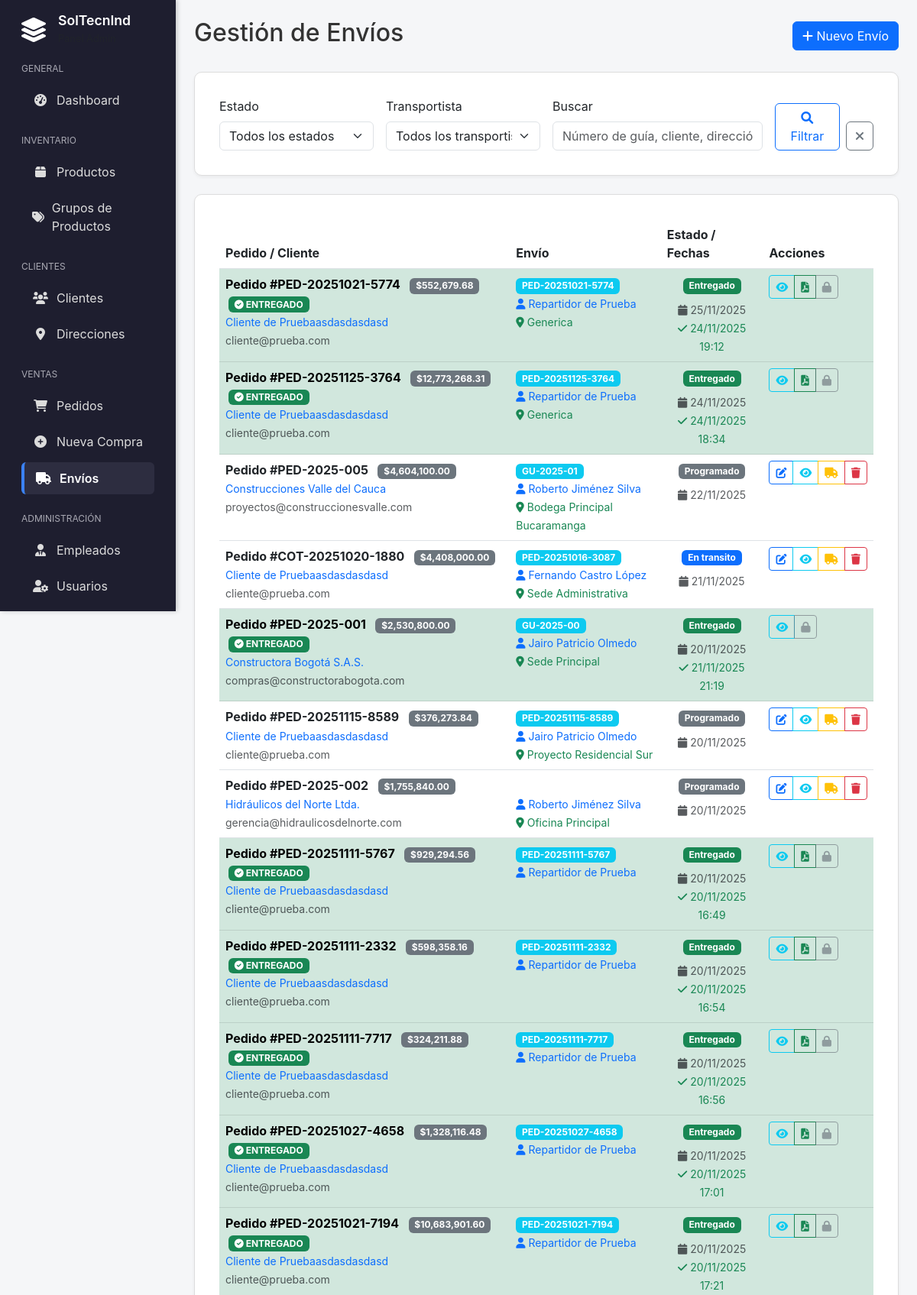
/admin/envios.php (upper part), run on the app's committed database.
### tables this page shows
CREATE TABLE `envios` (
  `id` int(11) NOT NULL,
  `pedido_id` int(11) DEFAULT NULL,
  `orden_venta_id` int(11) DEFAULT NULL,
  `numero_guia` varchar(100) DEFAULT NULL,
  `transportista` varchar(255) DEFAULT NULL,
  `repartidor_id` int(11) DEFAULT NULL,
  `fecha_programada` date DEFAULT curdate(),
  `fecha_salida` datetime DEFAULT NULL,
  `fecha_entrega_real` datetime DEFAULT NULL,
  `estado` enum('programado','en_preparacion','en_transito','entregado','fallido','devuelto') DEFAULT 'programado',
  `direccion_entrega_id` int(11) DEFAULT NULL,
  `receptor_nombre` varchar(255) DEFAULT NULL,
  `receptor_documento` varchar(50) DEFAULT NULL,
  `observaciones` text DEFAULT NULL,
  `costo_envio` decimal(12,2) DEFAULT 0.00,
  `created_at` timestamp NOT NULL DEFAULT current_timestamp(),
  `updated_at` timestamp NOT NULL DEFAULT current_timestamp() ON UPDATE current_timestamp()
);

CREATE TABLE `pedidos` (
  `id` int(11) NOT NULL,
  `numero_documento` varchar(50) NOT NULL COMMENT 'Número único compartido con orden_venta',
  `cliente_id` int(11) NOT NULL,
  `empleado_id` int(11) DEFAULT NULL,
  `estado` enum('borrador','confirmado','en_preparacion','listo_envio','enviado','entregado','cancelado') DEFAULT 'borrador',
  `fecha_pedido` datetime DEFAULT current_timestamp(),
  `fecha_entrega_estimada` date DEFAULT NULL,
  `subtotal` decimal(12,2) NOT NULL DEFAULT 0.00,
  `descuento_porcentaje` decimal(5,2) NOT NULL DEFAULT 0.00,
  `descuento_total` decimal(12,2) DEFAULT 0.00,
  `impuestos_total` decimal(12,2) DEFAULT 0.00,
  `total` decimal(12,2) NOT NULL DEFAULT 0.00,
  `direccion_entrega_id` int(11) DEFAULT NULL,
  `observaciones` text DEFAULT NULL,
  `pedido_template` tinyint(1) DEFAULT 0 COMMENT 'Marcar como plantilla para re-pedidos',
  `nombre_template` varchar(100) DEFAULT NULL COMMENT 'Nombre de la plantilla',
  `created_at` timestamp NOT NULL DEFAULT current_timestamp(),
  `updated_at` timestamp NOT NULL DEFAULT current_timestamp() ON UPDATE current_timestamp()
);

CREATE TABLE `clientes` (
  `id` int(11) NOT NULL,
  `nombre` varchar(255) NOT NULL,
  `numero_documento` varchar(50) NOT NULL,
  `tipo_documento` enum('CC','NIT','CE','TI') DEFAULT 'CC',
  `email` varchar(255) DEFAULT NULL,
  `telefono` varchar(20) DEFAULT NULL,
  `direccion_principal` text DEFAULT NULL,
  `ciudad` varchar(100) DEFAULT NULL,
  `contacto_principal` varchar(255) DEFAULT NULL,
  `empleado_asignado` int(11) DEFAULT NULL,
  `activo` tinyint(1) DEFAULT 1,
  `created_at` timestamp NOT NULL DEFAULT current_timestamp(),
  `updated_at` timestamp NOT NULL DEFAULT current_timestamp() ON UPDATE current_timestamp()
);

CREATE TABLE `empleados` (
  `id` int(11) NOT NULL,
  `nombre` varchar(255) NOT NULL,
  `email` varchar(255) NOT NULL,
  `telefono` varchar(20) DEFAULT NULL,
  `cargo` enum('admin','repartidor') NOT NULL DEFAULT 'admin',
  `activo` tinyint(1) DEFAULT 1,
  `created_at` timestamp NOT NULL DEFAULT current_timestamp(),
  `updated_at` timestamp NOT NULL DEFAULT current_timestamp() ON UPDATE current_timestamp()
);

CREATE TABLE `direcciones_clientes` (
  `id` int(11) NOT NULL,
  `cliente_id` int(11) NOT NULL,
  `nombre` varchar(100) NOT NULL COMMENT 'Nombre identificador de la dirección',
  `direccion` text NOT NULL,
  `ciudad` varchar(100) NOT NULL,
  `departamento` varchar(100) DEFAULT NULL,
  `codigo_postal` varchar(20) DEFAULT NULL,
  `telefono` varchar(20) DEFAULT NULL,
  `contacto_receptor` varchar(255) DEFAULT NULL COMMENT 'Nombre de la persona que recibe en esta direcci??n',
  `documento_receptor` varchar(50) DEFAULT NULL COMMENT 'Documento de identidad del receptor',
  `zona_entrega` varchar(50) DEFAULT NULL COMMENT 'Norte, Sur, Centro, etc.',
  `tiempo_entrega_estimado` int(11) DEFAULT NULL COMMENT 'Días hábiles estimados',
  `es_principal` tinyint(1) DEFAULT 0,
  `es_facturacion` tinyint(1) DEFAULT 0,
  `es_envio` tinyint(1) DEFAULT 1,
  `activo` tinyint(1) DEFAULT 1,
  `created_at` timestamp NOT NULL DEFAULT current_timestamp(),
  `updated_at` timestamp NOT NULL DEFAULT current_timestamp() ON UPDATE current_timestamp()
);

### admin/envios.php (the view, shortened to what this page needs)
<?php
require_once '../includes/LayoutManager.php';
$pdo = getConnection();
$search = $_GET['search'] ?? '';
$where_conditions = [];
$params = [];
$where_clause = !empty($where_conditions) ? "WHERE " . implode(" AND ", $where_conditions) : "";
$sql = "SELECT e.*,
               p.numero_documento as pedido_numero,
               p.cliente_id,
               c.nombre as cliente_nombre,
               c.email as cliente_email,
               p.total as pedido_total,
               emp.nombre as repartidor_nombre,
               dir.nombre as direccion_nombre,
               dir.direccion as direccion_texto,
               dir.ciudad as direccion_ciudad,
               ent.id as entrega_realizada_id,
               comp.pdf_path as comprobante_pdf
        FROM envios e
        INNER JOIN pedidos p ON e.pedido_id = p.id
        INNER JOIN clientes c ON p.cliente_id = c.id
        LEFT JOIN empleados emp ON e.repartidor_id = emp.id
        LEFT JOIN direcciones_clientes dir ON e.direccion_entrega_id = dir.id
        LEFT JOIN entregas ent ON ent.envio_id = e.id
        LEFT JOIN comprobantes_entrega comp ON comp.entrega_id = ent.id
        {$where_clause}
        ORDER BY e.fecha_programada DESC";
$stmt = $pdo->prepare($sql);
$stmt->execute($params);
$envios = $stmt->fetchAll();
?>
<div class="d-flex justify-content-between align-items-center mb-4">
    <h2>Gestión de Envíos</h2>
    <button class="btn btn-primary" data-bs-toggle="modal" data-bs-target="#modalEnvio">
        <i class="fas fa-plus"></i> Nuevo Envío
    </button>
</div>
<div class="card mb-4">
    <div class="card-body">
        <form method="GET" class="row g-3">
            <div class="col-md-3">
                <label for="estado" class="form-label">Estado</label>
                <select class="form-select" id="estado" name="estado">
                    <option value="">Todos los estados</option>
                </select>
            </div>
            <div class="col-md-3">
                <label for="transportista" class="form-label">Transportista</label>
                <select class="form-select" id="transportista" name="transportista">
                    <option value="">Todos los transportistas</option>
                </select>
            </div>
            <div class="col-md-4">
                <label for="search" class="form-label">Buscar</label>
                <input type="text" class="form-control" id="search" name="search"
                       value="<?php echo htmlspecialchars($search); ?>"
                       placeholder="Número de guía, cliente, dirección...">
            </div>
            <div class="col-md-2 d-flex align-items-end">
                <button type="submit" class="btn btn-outline-primary me-2">
                    <i class="fas fa-search"></i> Filtrar
                </button>
                <a href="envios.php" class="btn btn-outline-secondary">
                    <i class="fas fa-times"></i>
                </a>
            </div>
        </form>
    </div>
</div>
<div class="card">
    <div class="card-body">
        <div class="table-responsive">
            <table class="table table-hover">
                <thead>
                    <tr>
                        <th>Pedido / Cliente</th>
                        <th>Envío</th>
                        <th>Estado / Fechas</th>
                        <th>Acciones</th>
                    </tr>
                </thead>
                <tbody>
                    <?php if (empty($envios)): ?>
                        <tr>
                            <td colspan="4" class="text-center text-muted py-4">
                                No se encontraron envíos
                            </td>
                        </tr>
                    <?php else: ?>
                        <?php foreach ($envios as $envio): ?>
                        <tr <?php echo $envio['estado'] === 'entregado' ? 'class="table-success"' : ''; ?>>
                            <td>
                                <div class="d-flex align-items-center">
                                    <div>
                                        <strong>Pedido #<?php echo $envio['pedido_numero']; ?></strong>
                                        <span class="badge bg-secondary ms-2">$<?php echo number_format($envio['pedido_total'], 2); ?></span>
                                        <?php if ($envio['estado'] === 'entregado'): ?>
                                            <span class="badge bg-success ms-1">
                                                <i class="fas fa-check-circle"></i> ENTREGADO
                                            </span>
                                        <?php endif; ?>
                                        <br>
                                        <small class="text-primary"><?php echo htmlspecialchars($envio['cliente_nombre']); ?></small>
                                        <br>
                                        <small class="text-muted"><?php echo htmlspecialchars($envio['cliente_email']); ?></small>
                                    </div>
                                </div>
                            </td>
                            <td>
                                <div>
                                    <span class="badge bg-info"><?php echo htmlspecialchars($envio['numero_guia']); ?></span>
                                    <?php if ($envio['repartidor_nombre']): ?>
                                        <br><small class="text-primary">
                                            <i class="fas fa-user"></i> <?php echo htmlspecialchars($envio['repartidor_nombre']); ?>
                                        </small>
                                    <?php else: ?>
                                        <br><small class="text-muted">
                                            <i class="fas fa-user-slash"></i> Sin repartidor asignado
                                        </small>
                                    <?php endif; ?>
                                    <?php if ($envio['direccion_nombre']): ?>
                                        <br><small class="text-success">
                                            <i class="fas fa-map-marker-alt"></i> <?php echo htmlspecialchars($envio['direccion_nombre']); ?>
                                        </small>
                                    <?php endif; ?>
                                </div>
                            </td>
                            <td>
                                <div class="text-center">
                                    <?php
                                    $badge_class = '';
                                    switch ($envio['estado']) {
                                        case 'programado': $badge_class = 'bg-secondary'; break;
                                        case 'en_preparacion': $badge_class = 'bg-warning'; break;
                                        case 'en_transito': $badge_class = 'bg-primary'; break;
                                        case 'entregado': $badge_class = 'bg-success'; break;
                                        case 'fallido': $badge_class = 'bg-danger'; break;
                                    }
                                    ?>
                                    <span class="badge <?php echo $badge_class; ?> mb-2">
                                        <?php echo ucfirst(str_replace('_', ' ', $envio['estado'])); ?>
                                    </span>
                                    <br>
                                    <small class="text-muted">
                                        <i class="fas fa-calendar"></i>
                                        <?php echo $envio['fecha_programada'] ? date('d/m/Y', strtotime($envio['fecha_programada'])) : '-'; ?>
                                    </small>
                                    <?php if ($envio['fecha_entrega_real']): ?>
                                        <br>
                                        <small class="text-success">
                                            <i class="fas fa-check"></i>
                                            <?php echo date('d/m/Y H:i', strtotime($envio['fecha_entrega_real'])); ?>
                                        </small>
                                    <?php endif; ?>
                                </div>
                            </td>
                            <td>
                                <div class="btn-group btn-group-sm">
                                    <?php if ($envio['estado'] !== 'entregado'): ?>
                                        <button class="btn btn-outline-primary" onclick='editarEnvio(<?php echo json_encode($envio); ?>)' title="Editar">
                                            <i class="fas fa-edit"></i>
                                        </button>
                                    <?php endif; ?>
                                    <button class="btn btn-outline-info" onclick='verDetalles(<?php echo json_encode($envio); ?>)' title="Ver detalles">
                                        <i class="fas fa-eye"></i>
                                    </button>
                                    <?php if ($envio['estado'] === 'entregado' && $envio['comprobante_pdf']): ?>
                                        <button class="btn btn-outline-success" onclick='verComprobante("<?php echo htmlspecialchars($envio['comprobante_pdf'], ENT_QUOTES); ?>")' title="Ver comprobante">
                                            <i class="fas fa-file-pdf"></i>
                                        </button>
                                    <?php elseif ($envio['estado'] !== 'entregado'): ?>
                                        <button class="btn btn-outline-warning" onclick='cambiarEstado(<?php echo $envio['id']; ?>, "<?php echo $envio['estado']; ?>")' title="Cambiar estado">
                                            <i class="fas fa-truck"></i>
                                        </button>
                                    <?php endif; ?>
                                    <?php if ($envio['estado'] !== 'entregado'): ?>
                                        <button class="btn btn-outline-danger" onclick="eliminarEnvio(<?php echo $envio['id']; ?>)" title="Eliminar">
                                            <i class="fas fa-trash"></i>
                                        </button>
                                    <?php else: ?>
                                        <button class="btn btn-outline-secondary" disabled title="No se puede eliminar una entrega completada">
                                            <i class="fas fa-lock"></i>
                                        </button>
                                    <?php endif; ?>
                                </div>
                            </td>
                        </tr>
                        <?php endforeach; ?>
                    <?php endif; ?>
                </tbody>
            </table>
        </div>
    </div>
</div>

### data on the page
envios: pedido.numero_documento "PED-20251021-5774", pedido.total "552,679.68", shows "ENTREGADO", clientes.nombre "Cliente de Pruebaasdasdasdasd", clientes.email "cliente@prueba.com", numero_guia "PED-20251021-5774", empleados.nombre "Repartidor de Prueba", direcciones_clientes.nombre "Generica", estado "Entregado", fecha_programada "25/11/2025", fecha_entrega_real "24/11/2025 19:12"
envios: pedido.numero_documento "PED-20251125-3764", pedido.total "12,773,268.31", shows "ENTREGADO", clientes.nombre "Cliente de Pruebaasdasdasdasd", clientes.email "cliente@prueba.com", numero_guia "PED-20251125-3764", empleados.nombre "Repartidor de Prueba", direcciones_clientes.nombre "Generica", estado "Entregado", fecha_programada "24/11/2025", fecha_entrega_real "24/11/2025 18:34"
envios: pedido.numero_documento "PED-2025-005", pedido.total "4,604,100.00", clientes.nombre "Construcciones Valle del Cauca", clientes.email "proyectos@construccionesvalle.com", numero_guia "GU-2025-01", empleados.nombre "Roberto Jiménez Silva", direcciones_clientes.nombre "Bodega Principal Bucaramanga", estado "Programado", fecha_programada "22/11/2025"
envios: pedido.numero_documento "COT-20251020-1880", pedido.total "4,408,000.00", clientes.nombre "Cliente de Pruebaasdasdasdasd", clientes.email "cliente@prueba.com", numero_guia "PED-20251016-3087", empleados.nombre "Fernando Castro López", direcciones_clientes.nombre "Sede Administrativa", estado "En transito", fecha_programada "21/11/2025"
envios: pedido.numero_documento "PED-2025-001", pedido.total "2,530,800.00", shows "ENTREGADO", clientes.nombre "Constructora Bogotá S.A.S.", clientes.email "compras@constructorabogota.com", numero_guia "GU-2025-00", empleados.nombre "Jairo Patricio Olmedo", direcciones_clientes.nombre "Sede Principal", estado "Entregado", fecha_programada "20/11/2025", fecha_entrega_real "21/11/2025 21:19"
envios: pedido.numero_documento "PED-20251115-8589", pedido.total "376,273.84", clientes.nombre "Cliente de Pruebaasdasdasdasd", clientes.email "cliente@prueba.com", numero_guia "PED-20251115-8589", empleados.nombre "Jairo Patricio Olmedo", direcciones_clientes.nombre "Proyecto Residencial Sur", estado "Programado", fecha_programada "20/11/2025"
envios: pedido.numero_documento "PED-2025-002", pedido.total "1,755,840.00", clientes.nombre "Hidráulicos del Norte Ltda.", clientes.email "gerencia@hidraulicosdelnorte.com", empleados.nombre "Roberto Jiménez Silva", direcciones_clientes.nombre "Oficina Principal", estado "Programado", fecha_programada "20/11/2025"
envios: pedido.numero_documento "PED-20251111-5767", pedido.total "929,294.56", shows "ENTREGADO", clientes.nombre "Cliente de Pruebaasdasdasdasd", clientes.email "cliente@prueba.com", numero_guia "PED-20251111-5767", empleados.nombre "Repartidor de Prueba", estado "Entregado", fecha_programada "20/11/2025", fecha_entrega_real "20/11/2025 16:49"
envios: pedido.numero_documento "PED-20251111-2332", pedido.total "598,358.16", shows "ENTREGADO", clientes.nombre "Cliente de Pruebaasdasdasdasd", clientes.email "cliente@prueba.com", numero_guia "PED-20251111-2332", empleados.nombre "Repartidor de Prueba", estado "Entregado", fecha_programada "20/11/2025", fecha_entrega_real "20/11/2025 16:54"
envios: pedido.numero_documento "PED-20251111-7717", pedido.total "324,211.88", shows "ENTREGADO", clientes.nombre "Cliente de Pruebaasdasdasdasd", clientes.email "cliente@prueba.com", numero_guia "PED-20251111-7717", empleados.nombre "Repartidor de Prueba", estado "Entregado", fecha_programada "20/11/2025", fecha_entrega_real "20/11/2025 16:56"
envios: pedido.numero_documento "PED-20251027-4658", pedido.total "1,328,116.48", shows "ENTREGADO", clientes.nombre "Cliente de Pruebaasdasdasdasd", clientes.email "cliente@prueba.com", numero_guia "PED-20251027-4658", empleados.nombre "Repartidor de Prueba", estado "Entregado", fecha_programada "20/11/2025", fecha_entrega_real "20/11/2025 17:01"
envios: pedido.numero_documento "PED-20251021-7194", pedido.total "10,683,901.60", shows "ENTREGADO", clientes.nombre "Cliente de Pruebaasdasdasdasd", clientes.email "cliente@prueba.com", numero_guia "PED-20251021-7194", empleados.nombre "Repartidor de Prueba", estado "Entregado", fecha_programada "20/11/2025", fecha_entrega_real "20/11/2025 17:21"

### other printed values
$config['title'] "SolTecnInd"
$cat "GENERAL"
$item['text'] "Dashboard"
$cat "INVENTARIO"
$item['text'] "Productos"
$item['text'] "Grupos de Productos"
$cat "CLIENTES"
$item['text'] "Clientes"
$item['text'] "Direcciones"
$cat "VENTAS"
$item['text'] "Pedidos"
$item['text'] "Nueva Compra"
$item['text'] "Envíos"
$cat "ADMINISTRACIÓN"
$item['text'] "Empleados"
